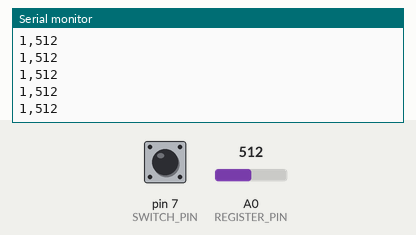
A sketch run on a simulated Arduino Uno, built with avr-gcc and run on an emulated ATmega328P. Shown: the last lines printed to the serial monitor. The test bench sets the inputs (shaded band); at power-on: A0 (REGISTER_PIN) = 512, pin 7 (SWITCH_PIN) HIGH.

Above: at 1.2 s.
1.3 s: A0 (REGISTER_PIN) set to 0
At 2.2 s:
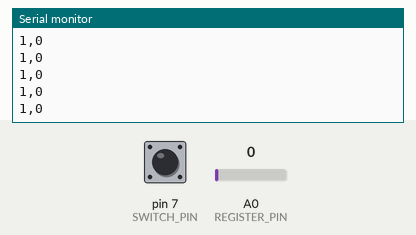
4.3 s: A0 (REGISTER_PIN) set to 122
At 4.9 s:
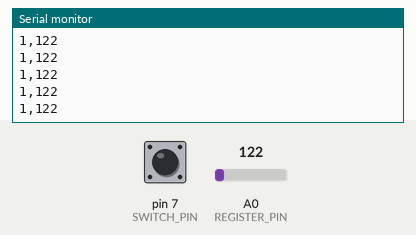
7.3 s: pin 7 (SWITCH_PIN) pulled LOW for 0.15 s
Timing chart, 0 to 10.3 s (numbered marks = the images above; inputs shaded):
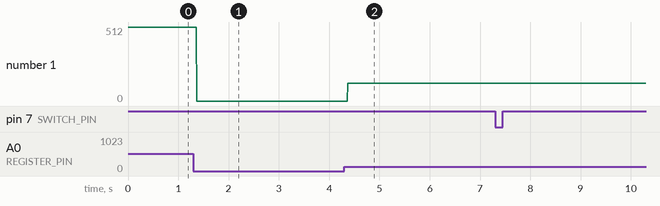

Measured:
- after the input at 1.3 s, the serial monitor: prints a new line after 0.07 s (image 1)
- after the input at 4.3 s, the serial monitor: prints a new line after 0.07 s (image 2)
- plotted number 1: 512 → 0 after the input at 1.3 s, 0 → 122 after the input at 4.3 s

The sketch:

Controller.ino
```cpp
//  可変抵抗の入力電圧ピン
const int REGISTER_PIN = A0;

//  タクトスイッチの入力電圧ピン
const int SWITCH_PIN = 7;

void setup()
{
    pinMode(REGISTER_PIN, INPUT);
    pinMode(SWITCH_PIN, INPUT);

    Serial.begin(9600);
}

void loop()
{
    char str[8] = { 0 };
    bool switchValue = digitalRead(SWITCH_PIN);
    int registerValue = analogRead(REGISTER_PIN);

    //  コンマ区切りの文字列でシリアル通信で渡す。
    sprintf(str, "%d,%d", switchValue, registerValue);
    Serial.println(str);
}
```
